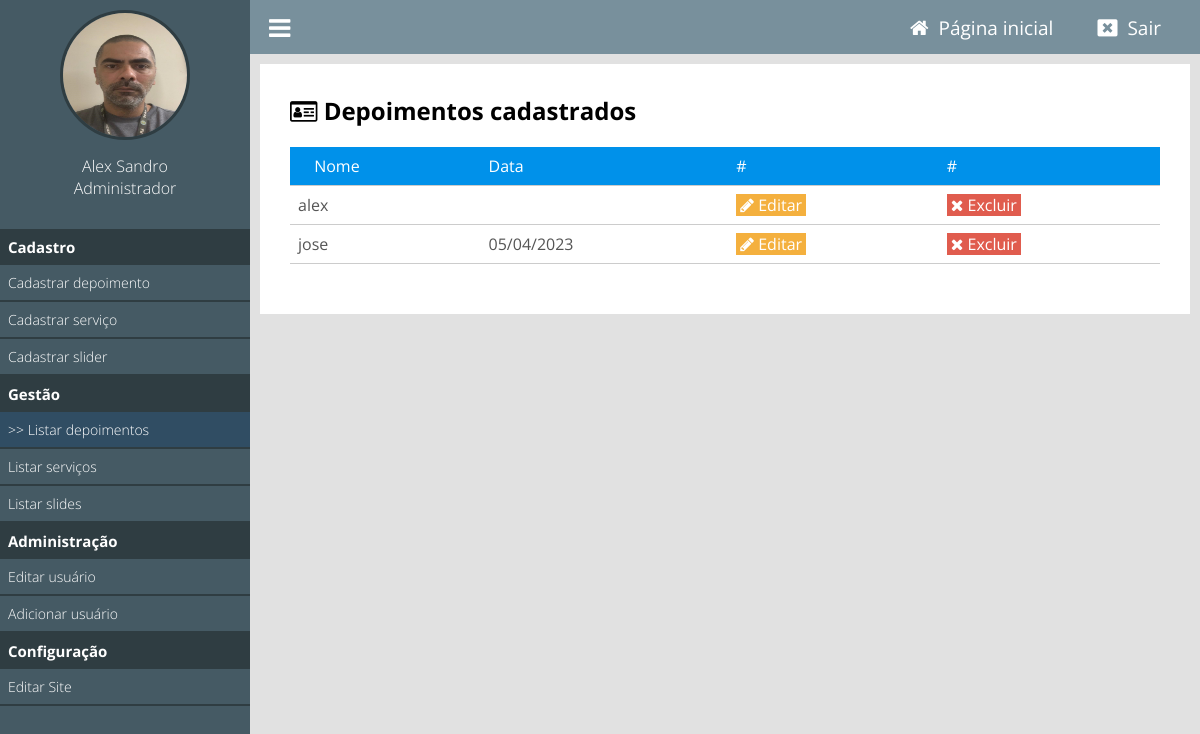
Page /painel/listar-depoimentos (signed in) on the earlier database version.
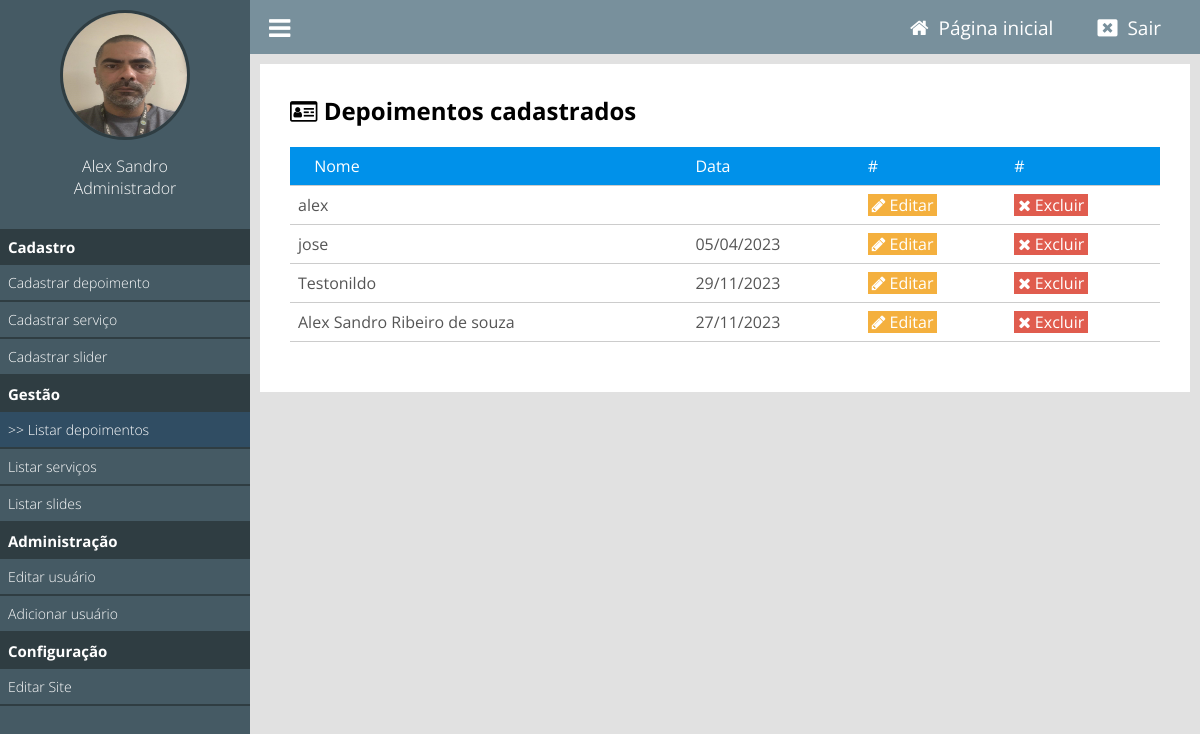
Same page on the later database version.
### classes/MySql.php (called while the page is built)
<?php
    class MySql{
        private static $pdo;
        public static function conectar(){
            if(self::$pdo == null){
                try{
                    self::$pdo = new PDO('mysql:host='.HOST.';dbname='.DATABASE,USER,PASSWORD,array(PDO::MYSQL_ATTR_INIT_COMMAND => "SET NAMES utf8"));
                    self::$pdo->setAttribute(PDO::ATTR_ERRMODE,PDO::ERRMODE_EXCEPTION);
                }catch(Exception $e) {
                    echo 'erro ao conectar, tente novamente mais tarde';
                }
            }
            return self::$pdo;
        }
    }
?>

### painel/pages/listar-depoimentos.php (the view)
<?php
    $depoimentos = Painel::selectAll('tb_site.depoimentos');
?>
<div class="box-content">
<h2><i class="fa fa-id-card-o" aria-hidden="true"></i> Depoimentos cadastrados</h2>
    <table>
        <tr>
            <td><i class="far fa-id-card" aria-hidden="true"></i> Nome</td>
            <td>Data</td>
            <td>#</td>
            <td>#</td>
        </tr>
        <?php
            foreach ($depoimentos as $key => $value) {
        ?>
        <tr>
            <td><?php echo $value['nome']; ?></td>
            <td><?php echo $value['data']; ?></td>
            <td><a class="btn edit" href=""><i class="fa fa-pencil"></i> Editar</a></td>
            <td><a class="btn delete" href=""><i class="fa fa-times"></i> Excluir</a></td>
        </tr>
        <?php } ?>
    </table>
</div>

### painel/index.php
<?php
    include('../config.php');
    if(Painel::logado() == false){
        include('login.php');
    } else {
        include('main.php');
    }
?>

### painel/main.php (shortened to what this page needs)
<!DOCTYPE html>
<html lang="pt-br">
<head>
    <link rel="stylesheet" href="https://cdnjs.cloudflare.com/ajax/libs/font-awesome/4.7.0/css/font-awesome.min.css">
    <link href="<?php echo INCLUDE_PATH_PAINEL ?>css/style.css" rel="stylesheet"/>
</head>
<body>
<div class="menu">
    <div class="menu-wraper">
        <div class="box-usuario">
            <?php
                if($_SESSION['img'] == ''){
            ?>
                <div class="avatar-usuario">
                    <i class="fa fa-user"></i>
                </div>
            <?php } else { ?>
                <div class="imagem-usuario">
                    <img src="<?php echo INCLUDE_PATH_PAINEL ?>uploads/<?php echo $_SESSION['img']; ?>" />
                </div>
            <?php } ?>
            <div class="nome-usuario">
                <p><?php echo $_SESSION['nome']; ?></p>
                <p><?php echo pegaCargo($_SESSION['cargo']); ?></p>
            </div>
        </div>
        <div class="items-menu">
            <h2>Cadastro</h2>
            <a <?php selecionadoMenu('cadastrar-depoimento'); ?>href="<?php echo INCLUDE_PATH_PAINEL ?>cadastrar-depoimento">Cadastrar depoimento</a>
            <a <?php selecionadoMenu('cadastrar-servico'); ?>href="">Cadastrar serviço</a>
            <a <?php selecionadoMenu('cadastrar-slider'); ?>href="">Cadastrar slider</a>
            <h2>Gestão</h2>
            <a <?php selecionadoMenu('listar-depoimentos'); ?>href="<?php echo INCLUDE_PATH_PAINEL ?>listar-depoimentos">Listar depoimentos</a>
            <a <?php selecionadoMenu('listar-serviços'); ?>href="">Listar serviços</a>
            <a <?php selecionadoMenu('listar-slides'); ?>href="">Listar slides</a>
            <h2>Administração</h2>
            <a <?php selecionadoMenu('editar-usuario'); ?>href="<?php echo INCLUDE_PATH_PAINEL ?>editar-usuario">Editar usuário</a>
            <a <?php selecionadoMenu('adicionar-usuario'); ?> <?php verificaPermissaoMenu(2); ?> href="<?php echo INCLUDE_PATH_PAINEL ?>adicionar-usuario">Adicionar usuário</a>
            <h2>Configuração</h2>
            <a <?php selecionadoMenu('editar-site'); ?>href="">Editar Site</a>
        </div>
    </div>
</div>
    <header>
        <div class="center">
            <div class="menu-btn">
                <i class="fa fa-bars"></i>
            </div>
            <div class="logout">
                <a <?php if(@$_GET['url'] == ''){ ?> style="background: #60727a; padding: 8px 15px;" <?php } ?> href="<?php echo INCLUDE_PATH_PAINEL ?>"><i class="fa fa-home"></i><span>Página inicial</span></a>
                <a href="<?php echo INCLUDE_PATH_PAINEL ?>?logout"><i class="fa fa-window-close"></i><span>Sair</span></a>
            </div>
        </div>
    </header>
<div class="content">
    <?php Painel::loadPage(); ?>
</div>
</body>
</html>

### config.php (shortened to what this page needs)
<?php
	function pegaCargo($indice){
		return Painel::$cargos[$indice];
	}
	function selecionadoMenu($par){
		$url = explode('/',@$_GET['url'])[0];
			if($url == $par){
				echo 'class="menu-active"';
			}
		}
	function verificaPermissaoMenu($permissao){
		if($_SESSION['cargo'] >= $permissao){
			return;
		} else {
			echo 'style="display:none;"';
		}
	}
?>

### classes/Painel.php (shortened to what this page needs)
<?php
    class Painel {
        public static function logado(){
            return isset($_SESSION['login']) ? true : false;
        }
        public static function loadPage(){
            if(isset($_GET['url'])){
                $url = explode('/',$_GET['url']);
                if(file_exists('pages/'.$url[0].'.php')){
                    include('pages/'.$url[0].'.php');
                } else {
                    header('Location: '.INCLUDE_PATH_PAINEL);
                }
            } else {
                include('pages/home.php');
            }
        }
        public static function selectAll($tabela){
            $sql = MySql::conectar()->prepare("SELECT * FROM `$tabela`");
            $sql->execute();
            return $sql->fetchAll();
        }
    }
?>

### painel/css/style.css (style rules this page uses)
* { margin: 0; padding: 0; box-sizing: border-box; font-family: 'Open Sans', sans-serif; }
html,body { height: 100%; background: rgb(225,225,225); }
body { overflow-x: hidden; }
.center { padding: 0 2%; margin: 0 auto; }
header { position: relative; left: 250px; padding: 10px 0; background: #78909C; width: calc(100% - 250px); }
.logout { float: right; }
.logout a { padding: 0 20px; position: relative; top: 4px; color: white; font-size: 20px; text-decoration: none; }
.logout a > span { text-decoration: none; font-size: 19px; padding-left: 10px; }
.menu-btn { float: left; cursor: pointer; font-size: 25px; color: white; }
.menu-wraper { width: 250px; }
div.menu { overflow-x: hidden; overflow-y: auto; height: 100%; padding: 10px 0; position: fixed; left: 0; top: 0; background: #455A64; float: left; width: 250px; }
div.box-usuario { text-align: center; }
.imagem-usuario > img { display: inline-block; width: 130px; height: 130px; border-radius: 50%; border: 3px solid #2F3D42; }
.nome-usuario { text-align: center; margin-top: 10px; }
.nome-usuario p { color: white; font-size: 16px; font-weight: 300; }
.content { width: calc(100% - 250px); position: relative; left: 250px; padding: 10px; }
.box-content { background: white; padding: 30px; margin-bottom: 20px; }
table { margin: 20px 0; width: 100%; border-collapse: collapse; }
table tr:nth-of-type(1) { background: #0091ea; color: white; }
table tr { color: #555; border-bottom: 1px solid #ccc; }
table td { padding: 8px; }
table a.btn { text-decoration: none; padding: 0 4px; color: white; font-size: 16px; }
a.btn.edit { background: #F4B03E; }
a.btn.delete { background: #E05C4E; }
.items-menu { margin-top: 30px; }
.items-menu h2 { text-align: left; font-weight: bold; font-size: 15px; background: #2F3D42; color: white; padding: 8px; }
.items-menu a { display: block; padding: 8px; font-weight: 300; font-size: 14px; text-decoration: none; color: white; border-bottom: 2px solid #2F3D42; }
.menu-active { background: #304D63; }
.menu-active::before { content: '>> '; }

Differences in the rows shown:
added tb_site.depoimentos: nome "Testonildo", data "29/11/2023"
added tb_site.depoimentos: nome "Alex Sandro Ribeiro de souza", data "27/11/2023"
